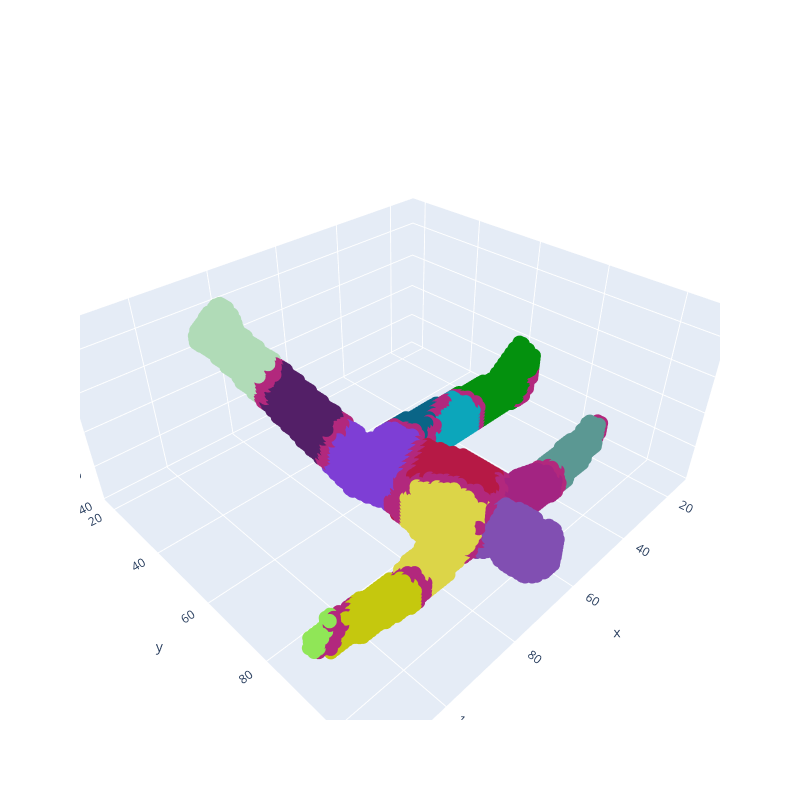

Notebook source saved alongside this figure:
### Code cell
fig = go.Figure()
fig.add_trace(
    go.Scatter3d(
        mode='markers',
        x=X[:,0],
        y=X[:,1],
        z=X[:,2],
        marker=dict(
            size=5,
            color=[color_discrete_map[l] for l in labels],
            
        )
        
    )
)
fig.update_layout(height=800, width=800)
fig.show()

### Figure 1 — Plotly figure (JSON) as saved in the notebook; plotly's stock layout.template omitted (floating-point values rounded to 4 significant figures; data arrays with more than 128 entries replaced by an {"elided": "..."} marker saying what was removed)
{"data": [{"marker": {"color": {"elided": "9197 str values"}, "size": 5}, "mode": "markers", "type": "scatter3d", "x": {"elided": "9197 int values"}, "y": {"elided": "9197 int values"}, "z": {"elided": "9197 int values"}}], "layout": {"height": 800, "scene": {"aspectmode": "auto", "aspectratio": {"x": 1.352, "y": 1.216, "z": 0.6082}}, "width": 800}}
